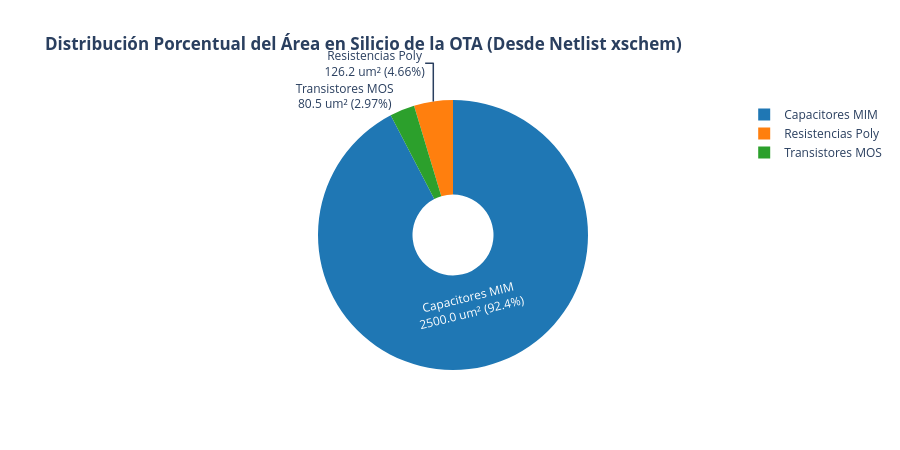

Here is the notebook cell this chart was saved with:
### Code cell


### Figure 1 — Plotly figure (JSON) as saved in the notebook; plotly's stock layout.template omitted (floating-point values rounded to 4 significant figures)
{"data": [{"hole": 0.3, "labels": ["Capacitores MIM", "Resistencias Poly", "Transistores MOS"], "marker": {"colors": ["#1f77b4", "#ff7f0e", "#2ca02c"]}, "textinfo": "label+percent+value", "texttemplate": "%{label}<br>%{value:.1f} um² (%{percent})", "type": "pie", "values": [2500, 126.2, 80.45]}], "layout": {"height": 450, "title": {"text": "<b>Distribución Porcentual del Área en Silicio de la OTA (Desde Netlist xschem)</b>"}}}
